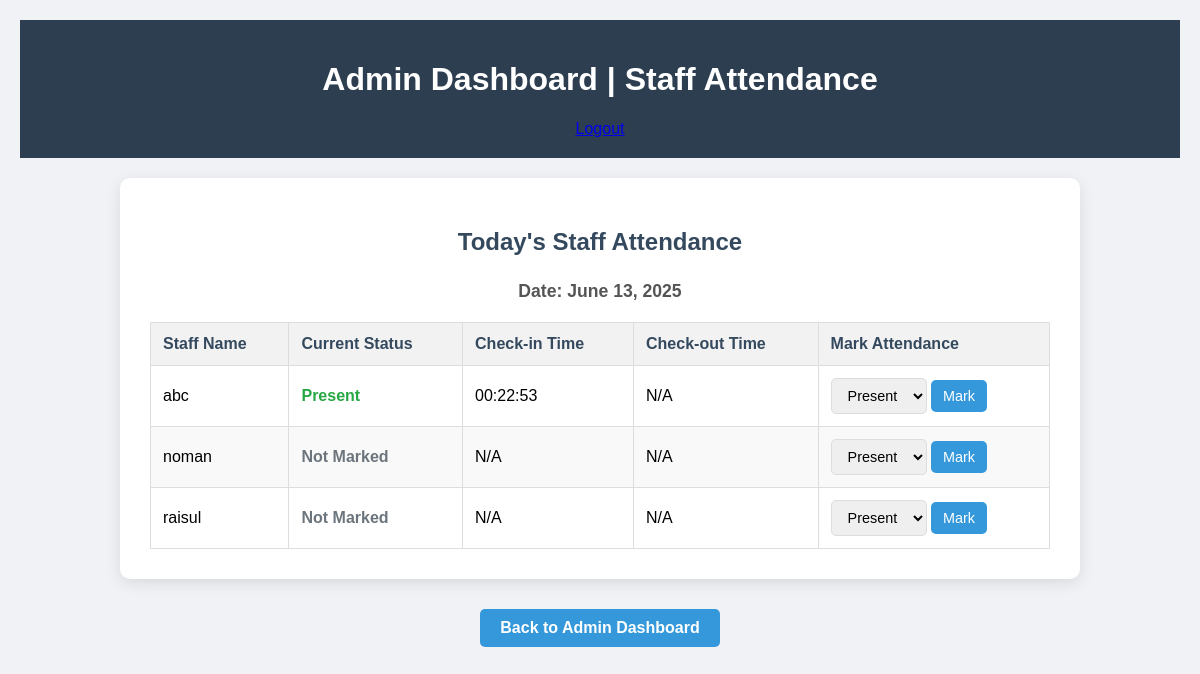
Screenshot of /attendance.php (signed in) with the database file from the repository.
### tables this page shows
CREATE TABLE `attendance` (
  `id` int(11) NOT NULL,
  `user_id` int(11) NOT NULL,
  `attendance_date` date NOT NULL,
  `status` enum('Present','Absent') NOT NULL,
  `check_in_time` time DEFAULT NULL,
  `check_out_time` time DEFAULT NULL
);

CREATE TABLE `users` (
  `id` int(11) NOT NULL,
  `username` varchar(50) NOT NULL,
  `password` varchar(255) NOT NULL,
  `role` enum('admin','staff') NOT NULL
);

### attendance.php (the view, shortened to what this page needs)
<?php
include 'db.php';
$staff_for_attendance = [];
$today = date('Y-m-d');
try {
    $stmt = $conn->prepare("
        SELECT
            u.id AS user_id,
            u.username,
            a.status AS attendance_status,
            a.check_in_time,
            a.check_out_time
        FROM
            users u
        LEFT JOIN
            attendance a ON u.id = a.user_id AND a.attendance_date = ?
        WHERE
            u.role = 'staff'
        ORDER BY
            u.username ASC
    ");
    $stmt->bind_param("s", $today);
    $stmt->execute();
    $result = $stmt->get_result();
    if ($result->num_rows > 0) {
        while ($row = $result->fetch_assoc()) {
            $staff_for_attendance[] = $row;
        }
    } else {
        $attendance_message = "No staff members to display attendance for.";
    }
} catch (Exception $e) {
    error_log("Error fetching staff attendance: " . $e->getMessage());
    $attendance_message = "Error loading staff attendance data. Please try again later.";
}
?>
<!DOCTYPE html>
<html lang="en">
<head>
</head>
<body>
    <header>
        <h1>Admin Dashboard | Staff Attendance</h1>
        <a class="logout-btn" href="logout.php">Logout</a>
    </header>
    <div class="container">
        <h2>Today's Staff Attendance</h2>
        <p class="attendance-date">Date: <?= htmlspecialchars(date('F j, Y')); ?></p>
        <?php if (!empty($staff_for_attendance)): ?>
            <table>
                <thead>
                    <tr>
                        <th>Staff Name</th>
                        <th>Current Status</th>
                        <th>Check-in Time</th>
                        <th>Check-out Time</th>
                        <th>Mark Attendance</th>
                    </tr>
                </thead>
                <tbody>
                    <?php foreach ($staff_for_attendance as $staff): ?>
                        <tr>
                            <td><?= htmlspecialchars($staff['username']); ?></td>
                            <td>
                                <span style="font-weight: bold; color: <?= ($staff['attendance_status'] == 'Present') ? '#28a745' : (($staff['attendance_status'] == 'Absent') ? '#dc3545' : '#6c757d'); ?>">
                                    <?= htmlspecialchars($staff['attendance_status'] ?? 'Not Marked'); ?>
                                </span>
                            </td>
                            <td><?= htmlspecialchars($staff['check_in_time'] ?? 'N/A'); ?></td>
                            <td><?= htmlspecialchars($staff['check_out_time'] ?? 'N/A'); ?></td>
                            <td>
                                <form action="" method="post" class="attendance-form">
                                    <select name="status">
                                        <option value="Present" <?= ($staff['attendance_status'] == 'Present') ? 'selected' : ''; ?>>Present</option>
                                    </select>
                                    <button type="submit" name="mark_attendance">Mark</button>
                                </form>
                            </td>
                        </tr>
                    <?php endforeach; ?>
                </tbody>
            </table>
        <?php else: ?>
            <p>No staff members found.</p>
        <?php endif; ?>
    </div>
    <div class="nav-links">
        <a href="admin_dashboard.php">Back to Admin Dashboard</a>
    </div>
</body>
</html>

### attendance.php (style rules this page uses)
body { font-family: Arial, sans-serif; margin: 0; background: #f1f2f6; padding: 20px; }
header { background-color: #2c3e50; color: white; padding: 20px; text-align: center; margin-bottom: 20px; }
.container { background: white; padding: 30px; border-radius: 10px; box-shadow: 0 4px 15px rgba(0,0,0,0.1); max-width: 900px; width: 100%; margin: auto; text-align: center; }
h2 { color: #34495e; margin-bottom: 25px; }
.attendance-date { font-size: 1.1em; font-weight: bold; margin-bottom: 20px; color: #555; }
table { width: 100%; border-collapse: collapse; margin-top: 20px; }
th, td { border: 1px solid #ddd; padding: 12px; text-align: left; }
th { background-color: #f2f2f2; color: #34495e; font-weight: bold; }
tr:nth-child(even) { background-color: #f9f9f9; }
.attendance-form select, .attendance-form button { padding: 8px 12px; border-radius: 5px; border: 1px solid #ddd; font-size: 0.9em; cursor: pointer; }
.attendance-form button { background-color: #3498db; color: white; border: none; transition: background-color 0.3s ease; }
.nav-links { margin-top: 30px; text-align: center; }
.nav-links a { display: inline-block; background-color: #3498db; color: white; padding: 10px 20px; border-radius: 5px; text-decoration: none; font-weight: bold; margin: 0 10px; transition: background-color 0.3s ease; }

### rows the page displays
attendance: user.username "abc", status "Present", check_in_time "00:22:53", check_out_time "N/A"
users: username "noman", attendance_status "Not Marked", check_in_time "N/A", check_out_time "N/A"
users: username "raisul", attendance_status "Not Marked", check_in_time "N/A", check_out_time "N/A"
